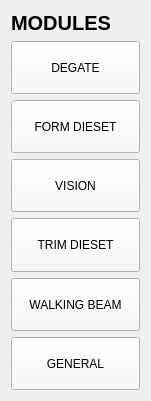
             <widget class="QWidget" name="layoutWidget">
              <property name="geometry">
               <rect>
                <x>1530</x>
                <y>20</y>
                <width>151</width>
                <height>401</height>
               </rect>
              </property>
              <layout class="QVBoxLayout" name="verticalLayout">
               <item>
                <widget class="QLabel" name="label_2">
                 <property name="font">
                  <font>
                   <pointsize>15</pointsize>
                   <bold>true</bold>
                  </font>
                 </property>
                 <property name="text">
                  <string>MODULES</string>
                 </property>
                </widget>
               </item>
               <item>
                <widget class="QPushButton" name="io_module_page_1_button">
                 <property name="sizePolicy">
                  <sizepolicy hsizetype="Minimum" vsizetype="Expanding">
                   <horstretch>0</horstretch>
                   <verstretch>0</verstretch>
                  </sizepolicy>
                 </property>
                 <property name="styleSheet">
                  <string notr="true">background-color: rgb(247, 247, 247);</string>
                 </property>
                 <property name="text">
                  <string>DEGATE</string>
                 </property>
                 <property name="checkable">
                  <bool>true</bool>
                 </property>
                 <attribute name="buttonGroup">
                  <string notr="true">io_module_button_group</string>
                 </attribute>
                </widget>
               </item>
               <item>
                <widget class="QPushButton" name="io_module_page_2_button">
                 <property name="sizePolicy">
                  <sizepolicy hsizetype="Minimum" vsizetype="Expanding">
                   <horstretch>0</horstretch>
                   <verstretch>0</verstretch>
                  </sizepolicy>
                 </property>
                 <property name="styleSheet">
                  <string notr="true">background-color: rgb(247, 247, 247);</string>
                 </property>
                 <property name="text">
                  <string>FORM DIESET</string>
                 </property>
                 <property name="checkable">
                  <bool>true</bool>
                 </property>
                 <attribute name="buttonGroup">
                  <string notr="true">io_module_button_group</string>
                 </attribute>
                </widget>
               </item>
               <item>
                <widget class="QPushButton" name="io_module_page_3_button">
                 <property name="sizePolicy">
                  <sizepolicy hsizetype="Minimum" vsizetype="Expanding">
                   <horstretch>0</horstretch>
                   <verstretch>0</verstretch>
                  </sizepolicy>
                 </property>
                 <property name="styleSheet">
                  <string notr="true">background-color: rgb(247, 247, 247);</string>
                 </property>
                 <property name="text">
                  <string>VISION</string>
                 </property>
                 <property name="checkable">
                  <bool>true</bool>
                 </property>
                 <attribute name="buttonGroup">
                  <string notr="true">io_module_button_group</string>
                 </attribute>
                </widget>
               </item>
               <item>
                <widget class="QPushButton" name="io_module_page_4_button">
                 <property name="sizePolicy">
                  <sizepolicy hsizetype="Minimum" vsizetype="Expanding">
                   <horstretch>0</horstretch>
                   <verstretch>0</verstretch>
                  </sizepolicy>
                 </property>
                 <property name="styleSheet">
                  <string notr="true">background-color: rgb(247, 247, 247);</string>
                 </property>
                 <property name="text">
                  <string>TRIM DIESET</string>
                 </property>
                 <property name="checkable">
                  <bool>true</bool>
                 </property>
                 <attribute name="buttonGroup">
                  <string notr="true">io_module_button_group</string>
                 </attribute>
                </widget>
               </item>
               <item>
                <widget class="QPushButton" name="io_module_page_5_button">
                 <property name="sizePolicy">
                  <sizepolicy hsizetype="Minimum" vsizetype="Expanding">
                   <horstretch>0</horstretch>
                   <verstretch>0</verstretch>
                  </sizepolicy>
                 </property>
                 <property name="styleSheet">
                  <string notr="true">background-color: rgb(247, 247, 247);</string>
                 </property>
                 <property name="text">
                  <string>WALKING BEAM</string>
                 </property>
                 <property name="checkable">
                  <bool>true</bool>
                 </property>
                 <attribute name="buttonGroup">
                  <string notr="true">io_module_button_group</string>
                 </attribute>
                </widget>
               </item>
               <item>
                <widget class="QPushButton" name="io_module_page_6_button">
                 <property name="sizePolicy">
                  <sizepolicy hsizetype="Minimum" vsizetype="Expanding">
                   <horstretch>0</horstretch>
                   <verstretch>0</verstretch>
                  </sizepolicy>
                 </property>
                 <property name="styleSheet">
                  <string notr="true">background-color: rgb(247, 247, 247);</string>
                 </property>
                 <property name="text">
                  <string>GENERAL</string>
                 </property>
                 <property name="checkable">
                  <bool>true</bool>
                 </property>
                 <attribute name="buttonGroup">
                  <string notr="true">io_module_button_group</string>
                 </attribute>
                </widget>
               </item>
              </layout>
             </widget>
